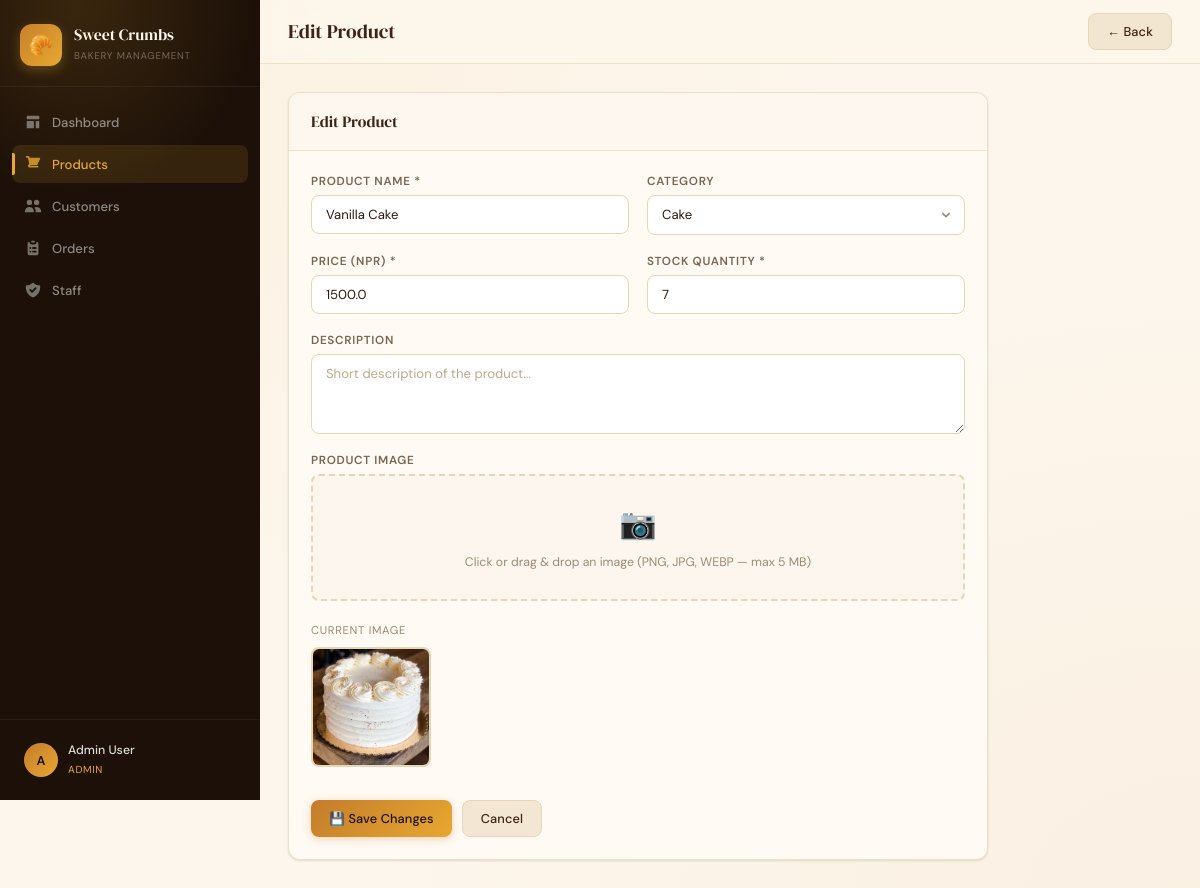
/products/edit/6 (signed in), run on the app's committed database.
### tables this page shows
CREATE TABLE product (
                id INTEGER PRIMARY KEY AUTOINCREMENT,
                name TEXT NOT NULL,
                description TEXT,
                price REAL NOT NULL,
                stock_qty INTEGER NOT NULL DEFAULT 0,
                category_id INTEGER,
                image_path TEXT,
                created_at TEXT DEFAULT CURRENT_TIMESTAMP,
                FOREIGN KEY (category_id) REFERENCES category(id)
            );

### app.py (the view, shortened to what this page needs)
@app.route('/products/edit/<int:pid>', methods=['GET', 'POST'])
@requires_permission('products')
def edit_product(pid):
    try:
        conn = get_db()
        categories = conn.execute("SELECT * FROM category ORDER BY name").fetchall()
        product = conn.execute("SELECT * FROM product WHERE id=?", (pid,)).fetchone()
        if not product:
            flash('Product not found.', 'danger')
            return redirect(url_for('products'))
        conn.close()
        return render_template('product_form.html', categories=categories, product=product)
    except ValueError:
        flash('Invalid price or stock value.', 'danger')
        return redirect(url_for('products'))
    except Exception as e:
        logger.error(f'Error editing product: {e}')
        flash('Error editing product.', 'danger')
        return redirect(url_for('products'))

### app.py (called while the page is built)
def get_db():
    try:
        conn = sqlite3.connect(DB_PATH)
        conn.row_factory = sqlite3.Row
        return conn
    except sqlite3.Error as e:
        logger.error(f'Database connection error: {e}')
        raise

def requires_permission(module):
    def decorator(f):
        @wraps(f)
        def decorated(*args, **kwargs):
            if 'user_id' not in session:
                return redirect(url_for('login'))
            role = session.get('role', 'staff')
            if module not in ROLE_PERMISSIONS.get(role, set()):
                logger.warning(f'Access denied for user {session.get("user_id")} to module {module}')
                flash(f'Access denied. Your role ({role}) cannot access {module}.', 'danger')
                return redirect(url_for('index'))
            return f(*args, **kwargs)
        return decorated
    return decorator

### templates/product_form.html (shortened to what this page needs)
{% extends 'base.html' %}
{% block page_title %}{{ 'Edit' if product else 'Add' }} Product{% endblock %}
{% block topbar_actions %}
  <a href="{{ url_for('products') }}" class="btn btn-secondary">← Back</a>
{% endblock %}
{% block content %}
<div class="card" style="max-width:700px">
  <div class="card-header">
    <h2>{{ 'Edit' if product else 'New' }} Product</h2>
  </div>
  <div class="card-body">
    <form method="post" enctype="multipart/form-data">
      <div class="form-grid">
        <div class="form-group">
          <label>Product Name *</label>
          <input class="form-control" name="name" required
                 value="{{ product.name if product else '' }}"
                 placeholder="e.g. Chocolate Croissant">
        </div>
        <div class="form-group">
          <label>Category</label>
          <select name="category_id" class="form-control">
            {% for cat in categories %}
              <option value="{{ cat.id }}" {{ 'selected' if product and product.category_id == cat.id }}>
                {{ cat.name }}
              </option>
            {% endfor %}
          </select>
        </div>
        <div class="form-group">
          <label>Price (NPR) *</label>
          <input class="form-control" name="price" type="number" step="0.01" min="0" required
                 value="{{ product.price if product else '' }}" placeholder="0.00">
        </div>
        <div class="form-group">
          <label>Stock Quantity *</label>
          <input class="form-control" name="stock_qty" type="number" min="0" required
                 value="{{ product.stock_qty if product else '0' }}">
        </div>
        <div class="form-group full">
          <label>Description</label>
          <textarea class="form-control" name="description" rows="3"
                    placeholder="Short description of the product...">{{ product.description if product else '' }}</textarea>
        </div>
        <div class="form-group full">
          <label>Product Image</label>
          <div class="file-upload-area" id="drop-zone">
            <span class="upload-icon">📷</span>
            <span class="upload-text">Click or drag & drop an image (PNG, JPG, WEBP — max 5 MB)</span>
          </div>
          {% if product and product.image_path %}
          <div style="margin-top:12px">
            <span style="font-size:0.75rem;color:var(--muted);text-transform:uppercase;letter-spacing:0.06em">Current image</span><br>
            <img src="{{ url_for('static', filename='uploads/' + product.image_path) }}"
                 class="img-preview" id="img-preview" style="margin-top:8px">
          </div>
          {% else %}
          <img id="img-preview" class="img-preview" style="display:none">
          {% endif %}
        </div>
      </div>
      <div style="margin-top:28px;display:flex;gap:10px">
        <button type="submit" class="btn btn-primary">
          {{ '💾 Save Changes' if product else '+ Add Product' }}
        </button>
        <a href="{{ url_for('products') }}" class="btn btn-secondary">Cancel</a>
      </div>
    </form>
  </div>
</div>
{% endblock %}

### static/css/style.css (style rules this page uses)
:root { --espresso: #1C1008; --brown: #3D2314; --mocha: #6B3F22; --caramel: #C47C2B; --gold: #E8A830; --cream: #FDF6EC; --warm-white: #FFFAF4; --tan: #E8D5B5; --muted: #9C8A74; --text: #2C1A0E; --text-light: #7A6552; --success: #2E7D32; --success-bg: #E8F5E9; --danger: #C0392B; --danger-bg: #FDEDEC; --warning: #E67E22; --warning-bg: #FEF9E7; --info: #1565C0; --info-bg: #E3F2FD; --sidebar-w: 260px; --topbar-h: 64px; --radius: 12px; --radius-sm: 8px; --radius-lg: 18px; --shadow-sm: 0 1px 3px rgba(28, 16, 8, 0.08), 0 1px 2px rgba(28, 16, 8, 0.06); --shadow: 0 4px 16px rgba(28, 16, 8, 0.1), 0 2px 6px rgba(28, 16, 8, 0.06); --shadow-lg: 0 12px 40px rgba(28, 16, 8, 0.14), 0 4px 16px rgba(28, 16, 8, 0.08); --font-display: 'DM Serif Display', Georgia, serif; --font-body: 'DM Sans', system-ui, sans-serif; --transition: 0.2s cubic-bezier(0.4, 0, 0.2, 1); }
*, *::before, *::after { box-sizing: border-box; margin: 0; padding: 0; }
html { font-size: 15px; scroll-behavior: smooth; }
body { font-family: var(--font-body); background: var(--cream); color: var(--text); display: flex; min-height: 100vh; -webkit-font-smoothing: antialiased; background-image: radial-gradient(ellipse at 0% 0%, rgba(228, 168, 48, 0.07) 0%, transparent 50%), radial-gradient(ellipse at 100% 100%, rgba(196, 124, 43, 0.05) 0%, transparent 50%); }
.btn { display: inline-flex; align-items: center; gap: 6px; padding: 9px 18px; border-radius: var(--radius-sm); font-size: 0.85rem; font-weight: 500; font-family: var(--font-body); border: none; cursor: pointer; text-decoration: none; transition: all var(--transition); white-space: nowrap; letter-spacing: 0.01em; }
.btn-primary { background: linear-gradient(135deg, var(--caramel), var(--gold)); color: var(--espresso); box-shadow: 0 2px 8px rgba(196, 124, 43, 0.3); }
.btn-secondary { background: rgba(232, 213, 181, 0.5); color: var(--brown); border: 1px solid var(--tan); }
.card { background: var(--warm-white); border-radius: var(--radius); border: 1px solid rgba(232, 213, 181, 0.7); box-shadow: var(--shadow-sm); overflow: hidden; margin-bottom: 20px; }
.card-header { display: flex; align-items: center; justify-content: space-between; padding: 18px 22px; border-bottom: 1px solid rgba(232, 213, 181, 0.6); background: rgba(253, 246, 236, 0.5); }
.card-header h2 { font-family: var(--font-display); font-size: 1.05rem; font-weight: 400; color: var(--brown); }
.card-body { padding: 22px; }
.form-grid { display: grid; grid-template-columns: 1fr 1fr; gap: 18px; }
.form-group { display: flex; flex-direction: column; gap: 6px; }
.form-group.full { grid-column: 1 / -1; }
.form-group label { font-size: 0.78rem; font-weight: 600; color: var(--text-light); text-transform: uppercase; letter-spacing: 0.06em; }
.form-control { width: 100%; padding: 10px 14px; border: 1.5px solid var(--tan); border-radius: var(--radius-sm); font-size: 0.875rem; font-family: var(--font-body); color: var(--text); background: #fff; transition: all var(--transition); outline: none; appearance: none; -webkit-appearance: none; }
.form-control::placeholder { color: #BBA98A; }
select.form-control { background-repeat: no-repeat; background-position: right 10px center; background-size: 16px; padding-right: 36px; }
textarea.form-control { resize: vertical; min-height: 80px; }
.file-upload-area { position: relative; border: 2px dashed var(--tan); border-radius: var(--radius-sm); padding: 28px 20px; text-align: center; cursor: pointer; transition: all var(--transition); background: rgba(232, 213, 181, 0.1); }
.upload-icon { display: block; font-size: 2rem; margin-bottom: 8px; }
.upload-text { font-size: 0.82rem; color: var(--muted); }
.img-preview { width: 120px; height: 120px; object-fit: cover; border-radius: var(--radius-sm); border: 2px solid var(--tan); margin-top: 10px; }
.content>* { animation: fadeIn 0.35s ease both; }
body { overflow-x: hidden; }

### data on the page
product: name "Vanilla Cake", price "1500.0", stock_qty "7", image_path (picture)

### other printed values
{{ session.get('name','?')[0].upper() }} "A"
{{ session.get('name','User') }} "Admin User"
{{ session.get('role','staff').title() }} "ADMIN"
{{ 'Edit' if product else 'Add' }} "Edit"
{{ 'Edit' if product else 'New' }} "Edit"
{{ '💾 Save Changes' if product else '+ Add Product' }} "💾 Save Changes"
form field category_id "Cake"
